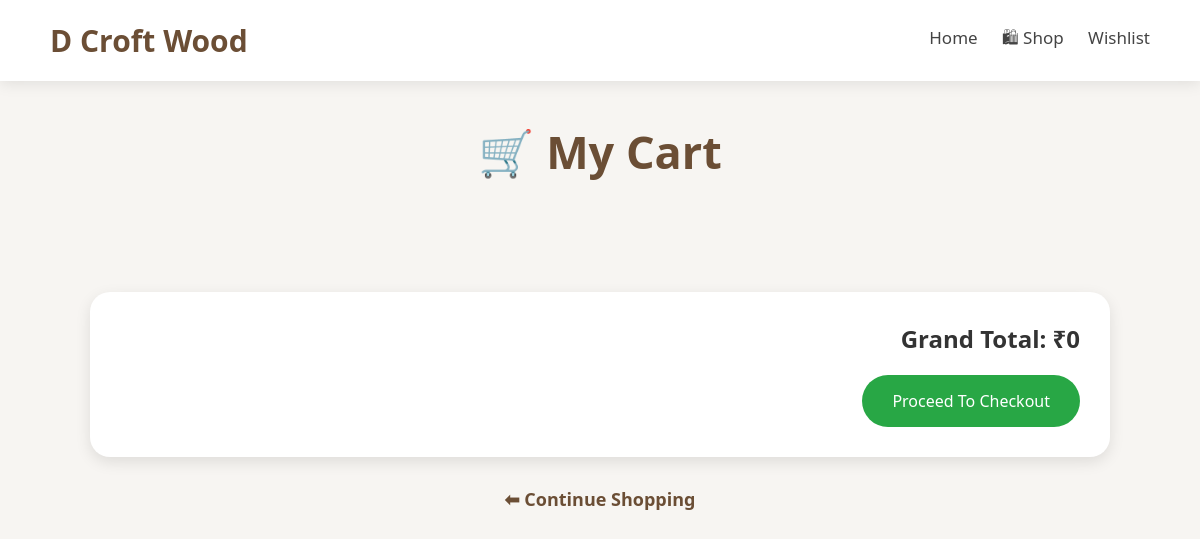
Before: /cart/ with the older database file.
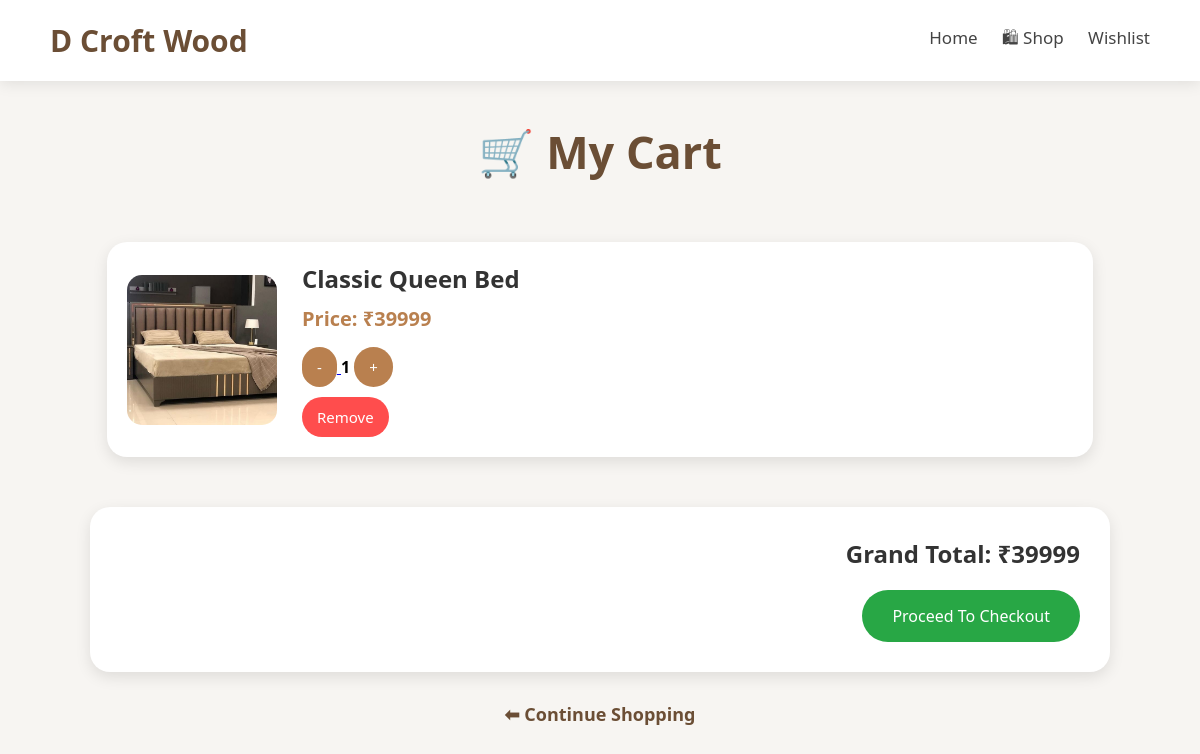
After: the same page with the newer database file.
### store/models.py (models this page shows, shortened)
class Cart(models.Model):
    product = models.ForeignKey(
        Product,
        on_delete=models.CASCADE
    )
    quantity = models.IntegerField(
        default=1
    )

class Product(models.Model):
    name = models.CharField(
        max_length=100
    )
    price = models.IntegerField()
    description = models.TextField()
    image = models.ImageField(
        upload_to='products/'
    )
    category = models.CharField(
        max_length=50,
        default="Furniture"
    )
    material = models.CharField(
        max_length=100,
        default="Wood"
    )
    dimensions = models.CharField(
        max_length=100,
        default="Standard Size"
    )

### store/views.py (the view)
# urls.py: path('cart/', views.cart, name='cart'),
def cart(request):
    items=Cart.objects.all()
    total=0
    for item in items:
        total+=(
            item.product.price*
            item.quantity
        )
    return render(
        request,
        'cart.html',
        {
            'items':items,
            'total':total
        }
    )

### store/templates/cart.html (shortened to what this page needs)
<!DOCTYPE html>
<html>
<head>
</head>
<body>
<header class="header">
<div class="logo">
<a href="/">
D Croft Wood
</a>
</div>
<div class="nav-links">
<a href="{% url 'home' %}">
 Home
</a>
<a href="{% url 'shop' %}">
🛍 Shop
</a>
<a href="{% url 'wishlist' %}">
    Wishlist
</a>
</div>
</header>
<div class="heading">
<h1>
🛒 My Cart
</h1>
</div>
<div class="cart-container">
{% for item in items %}
<div class="cart-card">
<img src="{{ item.product.image.url }}">
<div class="details">
<h2>
{{ item.product.name }}
</h2>
<p class="price">
Price: ₹{{ item.product.price }}
</p>
<p>
<a href="{% url 'decrease' item.id %}">
<button class="qty-btn">
-
</button>
</a>
<strong>
{{ item.quantity }}
</strong>
<a href="{% url 'increase' item.id %}">
<button class="qty-btn">
+
</button>
</a>
</p>
<a href="{% url 'remove_from_cart' item.id %}">
<button class="remove-btn">
Remove
</button>
</a>
</div>
</div>
{% endfor %}
</div>
<div class="total-box">
<h2>
Grand Total: ₹{{ total }}
</h2>
<a href="{% url 'checkout' %}">
<button class="checkout-btn">
Proceed To Checkout
</button>
</a>
</div>
<a class="back" href="/">
⬅ Continue Shopping
</a>
</body>
</html>

Changed rows visible on the page:
added Cart: product.image (picture), product.name "Classic Queen Bed", product.price "39999", quantity "1"
Other visible differences:
{{ total }}: "0" → "39999"
